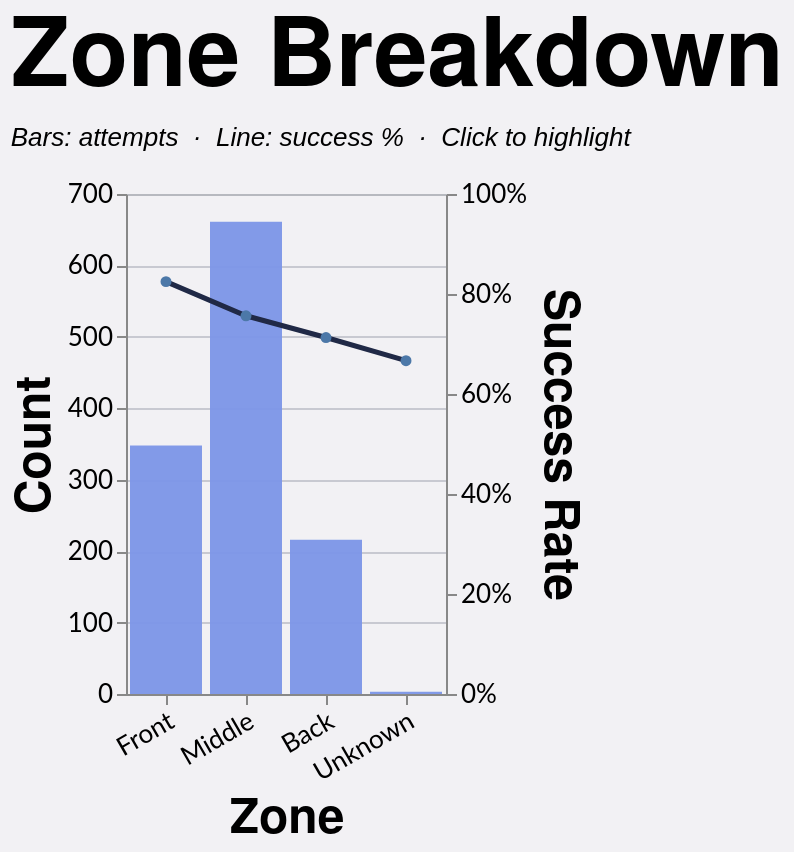

Express this chart as Vega-Lite.
### Vega-Lite specification from a JSON file in a GitHub repository (floating-point values rounded to 4 significant figures; data arrays with more than 128 entries replaced by an {"elided": "..."} marker saying what was removed)
{"config": {"axis": {"labelFont": "Lato, sans-serif", "titleFont": "PT Sans Narrow, Helvetica Neue, Helvetica, Arial, sans-serif", "labelFontSize": 13, "titleFontSize": 24, "gridColor": "#202947", "gridOpacity": 0.2}, "header": {"labelFont": "PT Sans Narrow, Helvetica Neue, Helvetica, Arial, sans-serif", "titleFont": "PT Sans Narrow, Helvetica Neue, Helvetica, Arial, sans-serif", "labelFontSize": 24, "titleFontSize": 28, "labelFontWeight": "bold", "orient": "left"}, "legend": {"labelFont": "Lato, sans-serif", "titleFont": "PT Sans Narrow, Helvetica Neue, Helvetica, Arial, sans-serif", "labelFontSize": 14, "titleFontSize": 16, "titlePadding": 5, "fillColor": "white", "strokeColor": "black", "padding": 10, "titleFontWeight": "lighter", "titleFontStyle": "italic", "titleColor": "gray", "offset": 10}, "title": {"font": "PT Sans Narrow, Helvetica Neue, Helvetica, Arial, sans-serif", "fontSize": 48, "fontWeight": "bold", "anchor": "start", "align": "center", "titlePadding": 20, "subtitlePadding": 10, "subtitleFontSize": 13, "subtitleColor": "", "subtitleFontStyle": "italic", "offset": 15, "color": "black"}, "axisX": {"labelAngle": 0}, "facet": {"title": null, "header": null, "align": {"row": "each", "column": "each"}}, "resolve": {"scale": {"y": "independent", "facet": "independent"}}, "background": "#f2f1f4"}, "layer": [{"mark": {"type": "bar", "color": "#7d96e8", "opacity": 0.55}, "encoding": {"opacity": {"condition": {"param": "loAreaBreakdownHighlight", "value": 0.95}, "value": 0.25}, "tooltip": [{"field": "area", "title": "Zone", "type": "nominal"}, {"field": "won", "format": ",.0f", "title": "Won", "type": "quantitative"}, {"field": "attempts", "format": ",.0f", "title": "Attempts", "type": "quantitative"}, {"field": "success_rate", "format": ".1%", "title": "Success Rate", "type": "quantitative"}], "x": {"axis": {"labelAngle": -30}, "field": "area", "sort": ["Front", "Middle", "Back"], "title": "Zone", "type": "nominal"}, "y": {"axis": {"format": ",.0f", "orient": "left"}, "field": "attempts", "title": "Count", "type": "quantitative"}}, "name": "view_3", "transform": [{"filter": "(loSquad == 'All' || datum.squad == loSquad) && (loGameType == 'All' || (loGameType == 'League + Cup' && (datum.game_type == 'League' || datum.game_type == 'Cup')) || (loGameType == 'League only' && datum.game_type == 'League') || datum.game_type == loGameType) && (loOpposition == 'All' || datum.opposition == loOpposition) && (loThrower == 'All' || datum.thrower == loThrower) && (loJumper == 'All' || datum.jumper == loJumper) && (loArea == 'All' || datum.area == loArea) && (loNumbers == 'All' || datum.numbers == loNumbers) && (loCall == 'All' || datum.call == loCall) && (loCallType == 'All' || datum.call_type == loCallType)"}, {"filter": "(loSeason == 'All' || datum.season == loSeason)"}, {"aggregate": [{"op": "count", "as": "attempts"}, {"op": "sum", "field": "won", "as": "won"}], "groupby": ["area"]}, {"calculate": "datum.won / datum.attempts", "as": "success_rate"}]}, {"mark": {"type": "line", "color": "#202946", "point": true, "strokeWidth": 2.5}, "encoding": {"opacity": {"condition": {"param": "loAreaBreakdownHighlight", "value": 1}, "value": 0.25}, "tooltip": [{"field": "area", "title": "Zone", "type": "nominal"}, {"field": "won", "format": ",.0f", "title": "Won", "type": "quantitative"}, {"field": "attempts", "format": ",.0f", "title": "Attempts", "type": "quantitative"}, {"field": "success_rate", "format": ".1%", "title": "Success Rate", "type": "quantitative"}], "x": {"axis": {"labelAngle": -30}, "field": "area", "sort": ["Front", "Middle", "Back"], "title": "Zone", "type": "nominal"}, "y": {"axis": {"format": "%", "orient": "right"}, "field": "success_rate", "scale": {"domain": [0, 1]}, "title": "Success Rate", "type": "quantitative"}}, "transform": [{"filter": "(loSquad == 'All' || datum.squad == loSquad) && (loGameType == 'All' || (loGameType == 'League + Cup' && (datum.game_type == 'League' || datum.game_type == 'Cup')) || (loGameType == 'League only' && datum.game_type == 'League') || datum.game_type == loGameType) && (loOpposition == 'All' || datum.opposition == loOpposition) && (loThrower == 'All' || datum.thrower == loThrower) && (loJumper == 'All' || datum.jumper == loJumper) && (loArea == 'All' || datum.area == loArea) && (loNumbers == 'All' || datum.numbers == loNumbers) && (loCall == 'All' || datum.call == loCall) && (loCallType == 'All' || datum.call_type == loCallType)"}, {"filter": "(loSeason == 'All' || datum.season == loSeason)"}, {"aggregate": [{"op": "count", "as": "attempts"}, {"op": "sum", "field": "won", "as": "won"}], "groupby": ["area"]}, {"calculate": "datum.won / datum.attempts", "as": "success_rate"}]}], "data": {"name": "data-9f78a8a80e26132ebc7aef6a8d9c7f48"}, "height": 250, "params": [{"name": "loSquad", "value": "All"}, {"name": "loSeason", "value": "All"}, {"name": "loGameType", "value": "All"}, {"name": "loOpposition", "value": "All"}, {"name": "loThrower", "value": "All"}, {"name": "loJumper", "value": "All"}, {"name": "loArea", "value": "All"}, {"name": "loNumbers", "value": "All"}, {"name": "loCall", "value": "All"}, {"name": "loCallType", "value": "All"}, {"name": "loAreaBreakdownHighlight", "select": {"type": "point", "clear": "dblclick", "fields": ["area"], "on": "click"}, "views": ["view_3"]}], "resolve": {"scale": {"y": "independent"}}, "title": {"text": "Zone Breakdown", "subtitle": "Bars: attempts  ·  Line: success %  ·  Click to highlight"}, "width": {"step": 40}, "$schema": "https://vega.github.io/schema/vega-lite/v5.20.1.json", "datasets": {"data-9f78a8a80e26132ebc7aef6a8d9c7f48": {"elided": "1228 records"}}}
